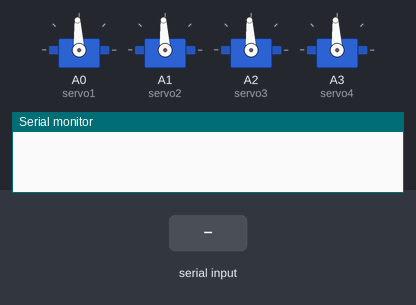
The sketch below on a simulated Arduino Uno, built with avr-gcc and run on an emulated ATmega328P. On the bench: 4 × servo, the last lines printed to the serial monitor. The inputs (shaded band) are chosen by the test bench.

Above: at 1.2 s.
1.3 s: "90,45,200\n" received over Serial
At 1.46 s:
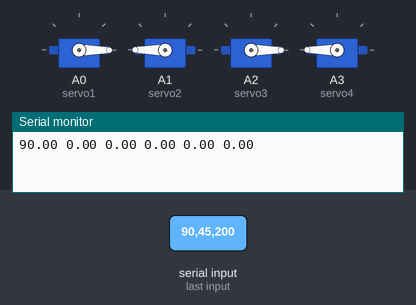
3.1 s: "30,150,10\n" received over Serial
At 3.26 s:
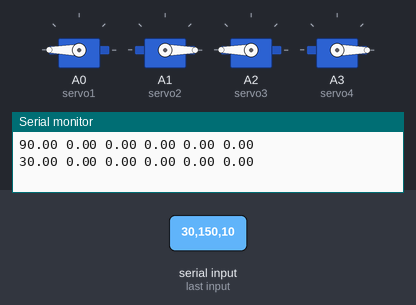
4.9 s: "1,90\n" received over Serial
At 5.05 s:
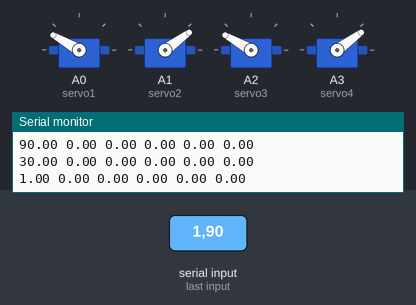
Timing chart, 0 to 7.9 s (numbered marks = the images above; inputs shaded):
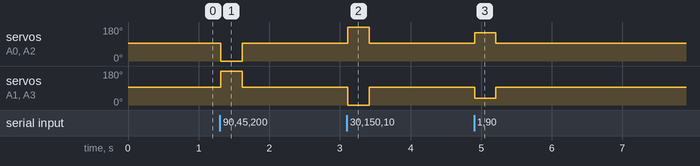

The sketch:

MecanumDrive.ino
```cpp
/*
 *Neil Hazra
 *Send Data via Processing: 5 floats, semicolon delimiter, add semicolons till reading newe line
 */
#include <Servo.h>
const int dataSizeConst = 6;
const int maxSize = 30;
float processedData[dataSizeConst];
int dataSize;
char incommingData[maxSize];
char _incommingData[maxSize];
unsigned long startingTime = 0;
float v1,v2,v3,v4;
float theta;
double prevTime = 0;
Servo servo1;
Servo servo2;
Servo servo3;
Servo servo4;
void setup() {
  Serial.begin(9600);
  pinMode(19, INPUT_PULLUP); //resister for Bluetooth
  servo1.attach(A0);
  servo2.attach(A1);
  servo3.attach(A2);
  servo4.attach(A3);
  servo1.writeMicroseconds(1500);
  servo2.writeMicroseconds(1500);
  servo3.writeMicroseconds(1500);
  servo4.writeMicroseconds(1500);
}
void serialEvent()  {
   Serial.readStringUntil('\n').toCharArray(incommingData,maxSize);
   saveData();
   convertData();
   setMotors();
   prevTime = millis();
}
void loop() {
  servo2.writeMicroseconds(mapf(v1,1,-1,670,2330)); //frontleft
  servo3.writeMicroseconds(mapf(v2,1,-1,670,2330)); //frontright
  servo1.writeMicroseconds(mapf(v3,1,-1,670,2330)); //backleft
  servo4.writeMicroseconds(mapf(v4,1,-1,670,2330)); //backright

  while(millis()-prevTime > 300 && !Serial.available())  {
  servo1.writeMicroseconds(1500);
  servo2.writeMicroseconds(1500);
  servo3.writeMicroseconds(1500);
  servo4.writeMicroseconds(1500);
  }
}
void setMotors()  {
  float resultant = sqrt(pow(processedData[0],2) + pow(processedData[1],2));
  float theta = atan2(processedData[0],processedData[1]);
  v1 = resultant*sin(theta + PI/4)+ processedData[2];
  v2 = resultant*cos(theta + PI/4)- processedData[2];
  v3 = resultant*cos(theta + PI/4)+ processedData[2];
  v4 = resultant*sin(theta + PI/4)- processedData[2];

}
void convertData()  {
  for(int i = 0; i<dataSizeConst; i++)  {
    processedData[i] = processedData[i];
    Serial.print(processedData[i]);
    Serial.print(" ");
  }
  Serial.println();
}
void saveData()  {
    for(int i = 0; i<50; i++)  {
      _incommingData[i] = incommingData[i];
    }
   char *p = _incommingData;
   char *str;
   char *data[dataSizeConst];
   int i = 0;
   while ((str = strtok_r(p, ";", &p)) != NULL)   {// delimiter is the semicolon
     data[i] = str;
     i++;
   }
   dataSize = i;
   for(int _i = 0; _i<i; _i++)  {
     processedData[_i] = atof(data[_i]);
   }
}
/*
double atof(const char *s)
{
	double a = 0.0;
	int e = 0;
	int c;
	while ((c = *s++) != '\0' && isdigit(c)) {
		a = a*10.0 + (c - '0');
	}
	if (c == '.') {
		while ((c = *s++) != '\0' && isdigit(c)) {
			a = a*10.0 + (c - '0');
			e = e-1;
		}
	}
	if (c == 'e' || c == 'E') {
		int sign = 1;
		int i = 0;
		c = *s++;
		if (c == '+')
			c = *s++;
		else if (c == '-') {
			c = *s++;
			sign = -1;
		}
		while (isdigit(c)) {
			i = i*10 + (c - '0');
			c = *s++;
		}
		e += i*sign;
	}
	while (e > 0) {
		a *= 10.0;
		e--;
	}
	while (e < 0) {
		a *= 0.1;
		e++;
	}
	return a;
}
*/
float mapf(float x, float in_min, float in_max, float out_min, float out_max)
{
  //return (x - in_min) * (out_max - out_min + 1) / (in_max - in_min + 1) + out_min;
  return (x - in_min) * (out_max - out_min) / (in_max - in_min) + out_min;
}
```

Measured:
- after the input at 1.3 s, servo on A0 (servo1), servo on A2 (servo3): 93° → 0° at once, → 93° 0.30 s later; servo on A1 (servo2), servo on A3 (servo4): 93° → 180° at once, → 93° 0.30 s later
- after the input at 3.1 s, servo on A0 (servo1), servo on A2 (servo3): 93° → 180° at once, → 93° 0.30 s later; servo on A1 (servo2), servo on A3 (servo4): 93° → 0° at once, → 93° 0.30 s later
- after the input at 4.9 s, servo on A0 (servo1), servo on A2 (servo3): 93° → 150° at once, → 93° 0.30 s later; servo on A1 (servo2), servo on A3 (servo4): 93° → 36° at once, → 93° 0.30 s later
